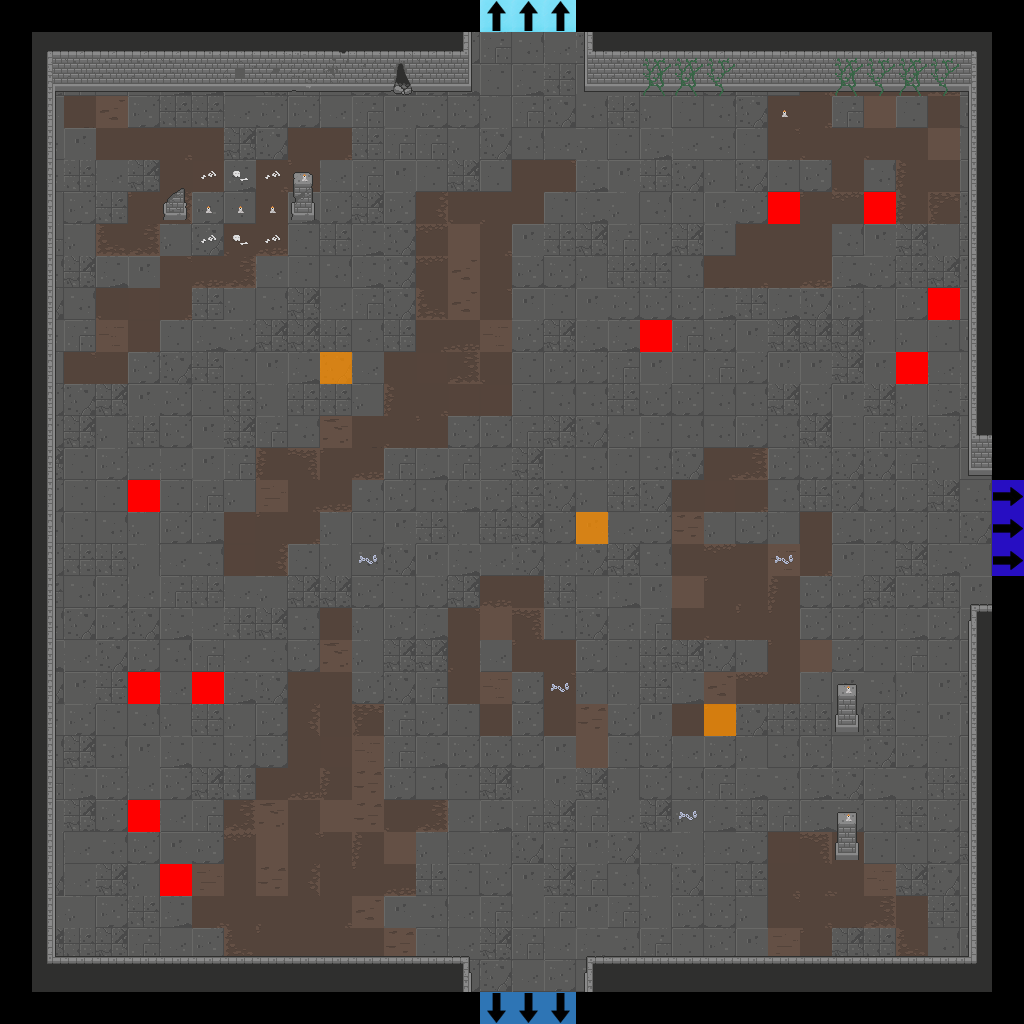

A 2D game scene composited from a Tiled map and its tileset images. What follows is a short description and the map's XML, with each tile layer's data collapsed to a summary:
An orthogonal 32x32 tile map with 32x32 px tiles, 7 tile layers (Floor, Walls, Doors, Pillars, ...), 2 tilesets.

<map version="1.2" tiledversion="2019.04.18" orientation="orthogonal" renderorder="right-down" width="32" height="32" tilewidth="32" tileheight="32" infinite="0" nextlayerid="22" nextobjectid="1">
 <tileset firstgid="1" source="Dungeon_Tileset_2.tsx" />
 <tileset firstgid="321" source="flags.tsx" />
 <layer id="15" name="Floor" width="32" height="32">
  <data>[1024 cells, 900 non-empty, 42 distinct tile ids]</data>
 </layer>
 <layer id="16" name="Walls" width="32" height="32">
  <data>[1024 cells, 161 non-empty, 39 distinct tile ids]</data>
 </layer>
 <layer id="17" name="Doors" width="32" height="32">
  <data>[1024 cells, 0 non-empty, 0 distinct tile ids]</data>
 </layer>
 <layer id="18" name="Pillars" width="32" height="32">
  <data>[1024 cells, 8 non-empty, 6 distinct tile ids]</data>
 </layer>
 <layer id="19" name="Candles" width="32" height="32">
  <data>[1024 cells, 7 non-empty, 1 distinct tile ids]</data>
 </layer>
 <layer id="20" name="Debris" width="32" height="32">
  <data>[1024 cells, 24 non-empty, 7 distinct tile ids]</data>
 </layer>
 <layer id="21" name="Flags" width="32" height="32">
  <data>[1024 cells, 22 non-empty, 5 distinct tile ids]</data>
 </layer>
</map>
